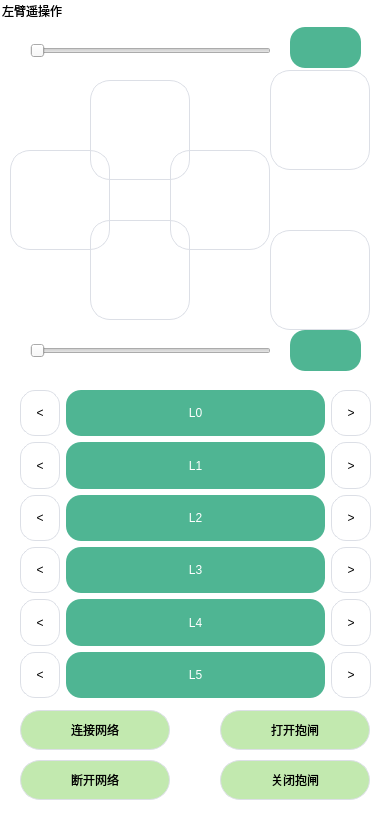
  <widget class="QGroupBox" name="groupBox">
   <property name="geometry">
    <rect>
     <x>660</x>
     <y>30</y>
     <width>381</width>
     <height>821</height>
    </rect>
   </property>
   <property name="styleSheet">
    <string notr="true">QGroupBox
{
font: 10pt &quot;微软雅黑&quot;;
background-color: rgba(255, 255, 255, 0);
border-radius: 15px; 

}

QPushButton {
    background-color: #ffffff;
    border: 1px solid #dcdfe6;
    padding: 1px;
    border-radius: 15px;
	font: 10pt &quot;微软雅黑&quot;;
	
}

QPushButton:hover {
    background-color: #ecf5ff;
    color: #409eff;
}

QPushButton:pressed, QPushButton:checked {
    border: 1px solid #3a8ee6;
    color: #409eff;
}

QLabel
{
	background-color: rgb(79, 181, 147);
	border-radius: 15px; 
	font: 75 10pt &quot;微软雅黑&quot;;
	color: rgb(255, 255, 255);
}

</string>
   </property>
   <property name="title">
    <string>左臂遥操作</string>
   </property>
   <widget class="QPushButton" name="btn_left_arm_left">
    <property name="geometry">
     <rect>
      <x>10</x>
      <y>150</y>
      <width>100</width>
      <height>100</height>
     </rect>
    </property>
    <property name="styleSheet">
     <string notr="true">QPushButton{
	background-image:url(./picture/debug_mode/左.png);
    border-radius: 20px;
	background-color: rgba(255, 255, 255, 0);
}
QPushButton:hover {
	background-color: rgba(255, 0, 0, 100);
}

QPushButton:pressed{
	background-color: rgba(0, 100, 100, 100);
}







</string>
    </property>
    <property name="text">
     <string/>
    </property>
    <property name="autoRepeat">
     <bool>true</bool>
    </property>
    <property name="autoRepeatInterval">
     <number>50</number>
    </property>
   </widget>
   <widget class="QPushButton" name="btn_left_arm_right">
    <property name="geometry">
     <rect>
      <x>170</x>
      <y>150</y>
      <width>100</width>
      <height>100</height>
     </rect>
    </property>
    <property name="styleSheet">
     <string notr="true">QPushButton{
	background-image:url(./picture/debug_mode/右.png);
    border-radius: 20px;
	background-color: rgba(255, 255, 255, 0);
}
QPushButton:hover {
	background-color: rgba(255, 0, 0, 100);
}

QPushButton:pressed{
	background-color: rgba(0, 100, 100, 100);
}







</string>
    </property>
    <property name="text">
     <string/>
    </property>
    <property name="autoRepeat">
     <bool>true</bool>
    </property>
    <property name="autoRepeatInterval">
     <number>50</number>
    </property>
   </widget>
   <widget class="QPushButton" name="btn_left_arm_forword">
    <property name="geometry">
     <rect>
      <x>90</x>
      <y>80</y>
      <width>100</width>
      <height>100</height>
     </rect>
    </property>
    <property name="styleSheet">
     <string notr="true">QPushButton{
	background-image:url(./picture/debug_mode/前.png);
    border-radius: 20px;
	background-color: rgba(255, 255, 255, 0);
}
QPushButton:hover {
	background-color: rgba(255, 0, 0, 100);
}

QPushButton:pressed{
	background-color: rgba(0, 100, 100, 100);
}







</string>
    </property>
    <property name="text">
     <string/>
    </property>
    <property name="autoRepeat">
     <bool>true</bool>
    </property>
    <property name="autoRepeatInterval">
     <number>50</number>
    </property>
   </widget>
   <widget class="QPushButton" name="btn_left_arm_backward">
    <property name="geometry">
     <rect>
      <x>90</x>
      <y>220</y>
      <width>100</width>
      <height>100</height>
     </rect>
    </property>
    <property name="styleSheet">
     <string notr="true">QPushButton{
	background-image:url(./picture/debug_mode/后.png);
    border-radius: 20px;
	background-color: rgba(255, 255, 255, 0);
}
QPushButton:hover {
	background-color: rgba(255, 0, 0, 100);
}

QPushButton:pressed{
	background-color: rgba(0, 100, 100, 100);
}







</string>
    </property>
    <property name="text">
     <string/>
    </property>
    <property name="autoRepeat">
     <bool>true</bool>
    </property>
    <property name="autoRepeatInterval">
     <number>50</number>
    </property>
   </widget>
   <widget class="QPushButton" name="btn_left_arm_up">
    <property name="geometry">
     <rect>
      <x>270</x>
      <y>70</y>
      <width>100</width>
      <height>100</height>
     </rect>
    </property>
    <property name="styleSheet">
     <string notr="true">QPushButton{
	background-image:url(./picture/debug_mode/上.png);
    border-radius: 20px;
	background-color: rgba(255, 255, 255, 0);
}
QPushButton:hover {
	background-color: rgba(255, 0, 0, 100);
}

QPushButton:pressed{
	background-color: rgba(0, 100, 100, 100);
}







</string>
    </property>
    <property name="text">
     <string/>
    </property>
   </widget>
   <widget class="QPushButton" name="btn_left_arm_down">
    <property name="geometry">
     <rect>
      <x>270</x>
      <y>230</y>
      <width>100</width>
      <height>100</height>
     </rect>
    </property>
    <property name="styleSheet">
     <string notr="true">QPushButton{
	background-image:url(./picture/debug_mode/下.png);
    border-radius: 20px;
	background-color: rgba(255, 255, 255, 0);
}
QPushButton:hover {
	background-color: rgba(255, 0, 0, 100);
}

QPushButton:pressed{
	background-color: rgba(0, 100, 100, 100);
}







</string>
    </property>
    <property name="text">
     <string/>
    </property>
   </widget>
   <widget class="QPushButton" name="btn_left_disconnect">
    <property name="geometry">
     <rect>
      <x>20</x>
      <y>760</y>
      <width>150</width>
      <height>40</height>
     </rect>
    </property>
    <property name="styleSheet">
     <string notr="true">QPushButton{
	font: 9pt &quot;微软雅黑&quot;;
    border-radius: 20px;
	background-color: rgba(100, 200, 50, 100);
}
QPushButton:hover {
	background-color: rgba(255, 0, 0, 100);
}

QPushButton:pressed{
	background-color: rgba(0, 100, 100, 100);
}







</string>
    </property>
    <property name="text">
     <string>断开网络</string>
    </property>
   </widget>
   <widget class="QPushButton" name="btn_left_break_open">
    <property name="geometry">
     <rect>
      <x>220</x>
      <y>710</y>
      <width>150</width>
      <height>40</height>
     </rect>
    </property>
    <property name="styleSheet">
     <string notr="true">QPushButton{
	font: 9pt &quot;微软雅黑&quot;;
    border-radius: 20px;
	background-color: rgba(100, 200, 50, 100);
}
QPushButton:hover {
	background-color: rgba(255, 0, 0, 100);
}

QPushButton:pressed{
	background-color: rgba(0, 100, 100, 100);
}







</string>
    </property>
    <property name="text">
     <string>打开抱闸</string>
    </property>
   </widget>
   <widget class="QPushButton" name="btn_left_connect">
    <property name="geometry">
     <rect>
      <x>20</x>
      <y>710</y>
      <width>150</width>
      <height>40</height>
     </rect>
    </property>
    <property name="styleSheet">
     <string notr="true">QPushButton{
	font: 9pt &quot;微软雅黑&quot;;
    border-radius: 20px;
	background-color: rgba(100, 200, 50, 100);
}
QPushButton:hover {
	background-color: rgba(255, 0, 0, 100);
}

QPushButton:pressed{
	background-color: rgba(0, 100, 100, 100);
}







</string>
    </property>
    <property name="text">
     <string>连接网络</string>
    </property>
   </widget>
   <widget class="QPushButton" name="btn_left_break_close">
    <property name="geometry">
     <rect>
      <x>220</x>
      <y>760</y>
      <width>150</width>
      <height>40</height>
     </rect>
    </property>
    <property name="styleSheet">
     <string notr="true">QPushButton{
	font: 9pt &quot;微软雅黑&quot;;
    border-radius: 20px;
	background-color: rgba(100, 200, 50, 100);
}
QPushButton:hover {
	background-color: rgba(255, 0, 0, 100);
}

QPushButton:pressed{
	background-color: rgba(0, 100, 100, 100);
}







</string>
    </property>
    <property name="text">
     <string>关闭抱闸</string>
    </property>
   </widget>
   <widget class="QWidget" name="layoutWidget">
    <property name="geometry">
     <rect>
      <x>20</x>
      <y>390</y>
      <width>351</width>
      <height>308</height>
     </rect>
    </property>
    <layout class="QVBoxLayout" name="verticalLayout">
     <item>
      <layout class="QHBoxLayout" name="horizontalLayout">
       <item>
        <widget class="QPushButton" name="btn_L_joint_0_dec">
         <property name="sizePolicy">
          <sizepolicy hsizetype="Maximum" vsizetype="Minimum">
           <horstretch>20</horstretch>
           <verstretch>0</verstretch>
          </sizepolicy>
         </property>
         <property name="minimumSize">
          <size>
           <width>40</width>
           <height>0</height>
          </size>
         </property>
         <property name="text">
          <string>&lt;</string>
         </property>
         <property name="autoRepeat">
          <bool>true</bool>
         </property>
         <property name="autoRepeatInterval">
          <number>50</number>
         </property>
        </widget>
       </item>
       <item>
        <widget class="QLabel" name="label_L_joint_0">
         <property name="sizePolicy">
          <sizepolicy hsizetype="Expanding" vsizetype="Preferred">
           <horstretch>0</horstretch>
           <verstretch>0</verstretch>
          </sizepolicy>
         </property>
         <property name="minimumSize">
          <size>
           <width>80</width>
           <height>0</height>
          </size>
         </property>
         <property name="text">
          <string>L0</string>
         </property>
         <property name="alignment">
          <set>Qt::AlignCenter</set>
         </property>
        </widget>
       </item>
       <item>
        <widget class="QPushButton" name="btn_L_joint_0_inc">
         <property name="sizePolicy">
          <sizepolicy hsizetype="Minimum" vsizetype="Preferred">
           <horstretch>0</horstretch>
           <verstretch>0</verstretch>
          </sizepolicy>
         </property>
         <property name="minimumSize">
          <size>
           <width>40</width>
           <height>0</height>
          </size>
         </property>
         <property name="styleSheet">
          <string notr="true"/>
         </property>
         <property name="text">
          <string>&gt;</string>
         </property>
         <property name="autoRepeat">
          <bool>true</bool>
         </property>
         <property name="autoRepeatInterval">
          <number>50</number>
         </property>
        </widget>
       </item>
      </layout>
     </item>
     <item>
      <layout class="QHBoxLayout" name="horizontalLayout_7">
       <item>
        <widget class="QPushButton" name="btn_L_joint_1_dec">
         <property name="sizePolicy">
          <sizepolicy hsizetype="Maximum" vsizetype="Minimum">
           <horstretch>20</horstretch>
           <verstretch>0</verstretch>
          </sizepolicy>
         </property>
         <property name="minimumSize">
          <size>
           <width>40</width>
           <height>0</height>
          </size>
         </property>
         <property name="text">
          <string>&lt;</string>
         </property>
         <property name="autoRepeat">
          <bool>true</bool>
         </property>
         <property name="autoRepeatInterval">
          <number>50</number>
         </property>
        </widget>
       </item>
       <item>
        <widget class="QLabel" name="label_L_joint_1">
         <property name="sizePolicy">
          <sizepolicy hsizetype="Expanding" vsizetype="Preferred">
           <horstretch>0</horstretch>
           <verstretch>0</verstretch>
          </sizepolicy>
         </property>
         <property name="minimumSize">
          <size>
           <width>80</width>
           <height>0</height>
          </size>
         </property>
         <property name="text">
          <string>L1</string>
         </property>
         <property name="alignment">
          <set>Qt::AlignCenter</set>
         </property>
        </widget>
       </item>
       <item>
        <widget class="QPushButton" name="btn_L_joint_1_inc">
         <property name="sizePolicy">
          <sizepolicy hsizetype="Minimum" vsizetype="Preferred">
           <horstretch>0</horstretch>
           <verstretch>0</verstretch>
          </sizepolicy>
         </property>
         <property name="minimumSize">
          <size>
           <width>40</width>
           <height>0</height>
          </size>
         </property>
         <property name="styleSheet">
          <string notr="true"/>
         </property>
         <property name="text">
          <string>&gt;</string>
         </property>
         <property name="autoRepeat">
          <bool>true</bool>
         </property>
         <property name="autoRepeatInterval">
          <number>50</number>
         </property>
        </widget>
       </item>
      </layout>
     </item>
     <item>
      <layout class="QHBoxLayout" name="horizontalLayout_8">
       <item>
        <widget class="QPushButton" name="btn_L_joint_2_dec">
         <property name="sizePolicy">
          <sizepolicy hsizetype="Maximum" vsizetype="Minimum">
           <horstretch>20</horstretch>
           <verstretch>0</verstretch>
          </sizepolicy>
         </property>
         <property name="minimumSize">
          <size>
           <width>40</width>
           <height>0</height>
          </size>
         </property>
         <property name="text">
          <string>&lt;</string>
         </property>
         <property name="autoRepeat">
          <bool>true</bool>
         </property>
         <property name="autoRepeatInterval">
          <number>50</number>
         </property>
        </widget>
       </item>
       <item>
        <widget class="QLabel" name="label_L_joint_2">
         <property name="sizePolicy">
          <sizepolicy hsizetype="Expanding" vsizetype="Preferred">
           <horstretch>0</horstretch>
           <verstretch>0</verstretch>
          </sizepolicy>
         </property>
         <property name="minimumSize">
          <size>
           <width>80</width>
           <height>0</height>
          </size>
         </property>
         <property name="text">
          <string>L2</string>
         </property>
         <property name="alignment">
          <set>Qt::AlignCenter</set>
         </property>
        </widget>
       </item>
       <item>
        <widget class="QPushButton" name="btn_L_joint_2_inc">
         <property name="sizePolicy">
          <sizepolicy hsizetype="Minimum" vsizetype="Preferred">
           <horstretch>0</horstretch>
           <verstretch>0</verstretch>
          </sizepolicy>
         </property>
         <property name="minimumSize">
          <size>
           <width>40</width>
           <height>0</height>
          </size>
         </property>
         <property name="styleSheet">
          <string notr="true"/>
         </property>
         <property name="text">
          <string>&gt;</string>
         </property>
         <property name="autoRepeat">
          <bool>true</bool>
         </property>
         <property name="autoRepeatInterval">
          <number>50</number>
         </property>
        </widget>
       </item>
      </layout>
     </item>
     <item>
      <layout class="QHBoxLayout" name="horizontalLayout_9">
       <item>
        <widget class="QPushButton" name="btn_L_joint_3_dec">
         <property name="sizePolicy">
          <sizepolicy hsizetype="Maximum" vsizetype="Minimum">
           <horstretch>20</horstretch>
           <verstretch>0</verstretch>
          </sizepolicy>
         </property>
         <property name="minimumSize">
          <size>
           <width>40</width>
           <height>0</height>
          </size>
         </property>
         <property name="text">
          <string>&lt;</string>
         </property>
         <property name="autoRepeat">
          <bool>true</bool>
         </property>
         <property name="autoRepeatInterval">
          <number>50</number>
         </property>
        </widget>
       </item>
       <item>
        <widget class="QLabel" name="label_L_joint_3">
         <property name="sizePolicy">
          <sizepolicy hsizetype="Expanding" vsizetype="Preferred">
           <horstretch>0</horstretch>
           <verstretch>0</verstretch>
          </sizepolicy>
         </property>
         <property name="minimumSize">
          <size>
           <width>80</width>
           <height>0</height>
          </size>
         </property>
         <property name="text">
          <string>L3</string>
         </property>
         <property name="alignment">
          <set>Qt::AlignCenter</set>
         </property>
        </widget>
       </item>
       <item>
        <widget class="QPushButton" name="btn_L_joint_3_inc">
         <property name="sizePolicy">
          <sizepolicy hsizetype="Minimum" vsizetype="Preferred">
           <horstretch>0</horstretch>
           <verstretch>0</verstretch>
          </sizepolicy>
         </property>
         <property name="minimumSize">
          <size>
           <width>40</width>
           <height>0</height>
          </size>
         </property>
         <property name="styleSheet">
          <string notr="true"/>
         </property>
         <property name="text">
          <string>&gt;</string>
         </property>
         <property name="autoRepeat">
          <bool>true</bool>
         </property>
         <property name="autoRepeatInterval">
          <number>50</number>
         </property>
        </widget>
       </item>
      </layout>
     </item>
     <item>
      <layout class="QHBoxLayout" name="horizontalLayout_10">
       <item>
        <widget class="QPushButton" name="btn_L_joint_4_dec">
         <property name="sizePolicy">
          <sizepolicy hsizetype="Maximum" vsizetype="Minimum">
           <horstretch>20</horstretch>
           <verstretch>0</verstretch>
          </sizepolicy>
         </property>
         <property name="minimumSize">
          <size>
           <width>40</width>
           <height>0</height>
          </size>
         </property>
         <property name="text">
          <string>&lt;</string>
         </property>
         <property name="autoRepeat">
          <bool>true</bool>
         </property>
         <property name="autoRepeatInterval">
          <number>50</number>
         </property>
        </widget>
       </item>
       <item>
        <widget class="QLabel" name="label_L_joint_4">
         <property name="sizePolicy">
          <sizepolicy hsizetype="Expanding" vsizetype="Preferred">
           <horstretch>0</horstretch>
           <verstretch>0</verstretch>
          </sizepolicy>
         </property>
         <property name="minimumSize">
          <size>
           <width>80</width>
           <height>0</height>
          </size>
         </property>
         <property name="text">
          <string>L4</string>
         </property>
         <property name="alignment">
          <set>Qt::AlignCenter</set>
         </property>
        </widget>
       </item>
       <item>
        <widget class="QPushButton" name="btn_L_joint_4_inc">
         <property name="sizePolicy">
          <sizepolicy hsizetype="Minimum" vsizetype="Preferred">
           <horstretch>0</horstretch>
           <verstretch>0</verstretch>
          </sizepolicy>
         </property>
         <property name="minimumSize">
          <size>
           <width>40</width>
           <height>0</height>
          </size>
         </property>
         <property name="styleSheet">
          <string notr="true"/>
         </property>
         <property name="text">
          <string>&gt;</string>
         </property>
         <property name="autoRepeat">
          <bool>true</bool>
         </property>
         <property name="autoRepeatInterval">
          <number>50</number>
         </property>
        </widget>
       </item>
      </layout>
     </item>
     <item>
      <layout class="QHBoxLayout" name="horizontalLayout_11">
       <item>
        <widget class="QPushButton" name="btn_L_joint_5_dec">
         <property name="sizePolicy">
          <sizepolicy hsizetype="Maximum" vsizetype="Minimum">
           <horstretch>20</horstretch>
           <verstretch>0</verstretch>
          </sizepolicy>
         </property>
         <property name="minimumSize">
          <size>
           <width>40</width>
           <height>0</height>
          </size>
         </property>
         <property name="text">
          <string>&lt;</string>
         </property>
         <property name="autoRepeat">
          <bool>true</bool>
         </property>
         <property name="autoRepeatInterval">
          <number>50</number>
         </property>
        </widget>
       </item>
       <item>
        <widget class="QLabel" name="label_L_joint_5">
         <property name="sizePolicy">
          <sizepolicy hsizetype="Expanding" vsizetype="Preferred">
           <horstretch>0</horstretch>
           <verstretch>0</verstretch>
          </sizepolicy>
         </property>
         <property name="minimumSize">
          <size>
           <width>80</width>
           <height>0</height>
          </size>
         </property>
         <property name="text">
          <string>L5</string>
         </property>
         <property name="alignment">
          <set>Qt::AlignCenter</set>
         </property>
        </widget>
       </item>
       <item>
        <widget class="QPushButton" name="btn_L_joint_5_inc">
         <property name="sizePolicy">
          <sizepolicy hsizetype="Minimum" vsizetype="Preferred">
           <horstretch>0</horstretch>
           <verstretch>0</verstretch>
          </sizepolicy>
         </property>
         <property name="minimumSize">
          <size>
           <width>40</width>
           <height>0</height>
          </size>
         </property>
         <property name="styleSheet">
          <string notr="true"/>
         </property>
         <property name="text">
          <string>&gt;</string>
         </property>
         <property name="autoRepeat">
          <bool>true</bool>
         </property>
         <property name="autoRepeatInterval">
          <number>50</number>
         </property>
        </widget>
       </item>
      </layout>
     </item>
    </layout>
   </widget>
   <widget class="QSlider" name="left_direction_slider">
    <property name="geometry">
     <rect>
      <x>30</x>
      <y>40</y>
      <width>241</width>
      <height>22</height>
     </rect>
    </property>
    <property name="orientation">
     <enum>Qt::Horizontal</enum>
    </property>
   </widget>
   <widget class="QSlider" name="left_angle_slider">
    <property name="geometry">
     <rect>
      <x>30</x>
      <y>340</y>
      <width>241</width>
      <height>22</height>
     </rect>
    </property>
    <property name="maximum">
     <number>30</number>
    </property>
    <property name="orientation">
     <enum>Qt::Horizontal</enum>
    </property>
   </widget>
   <widget class="QLabel" name="left_direction_value">
    <property name="geometry">
     <rect>
      <x>290</x>
      <y>27</y>
      <width>71</width>
      <height>41</height>
     </rect>
    </property>
    <property name="text">
     <string/>
    </property>
    <property name="alignment">
     <set>Qt::AlignCenter</set>
    </property>
   </widget>
   <widget class="QLabel" name="left_angle_value">
    <property name="geometry">
     <rect>
      <x>290</x>
      <y>330</y>
      <width>71</width>
      <height>41</height>
     </rect>
    </property>
    <property name="text">
     <string/>
    </property>
    <property name="alignment">
     <set>Qt::AlignCenter</set>
    </property>
   </widget>
  </widget>
